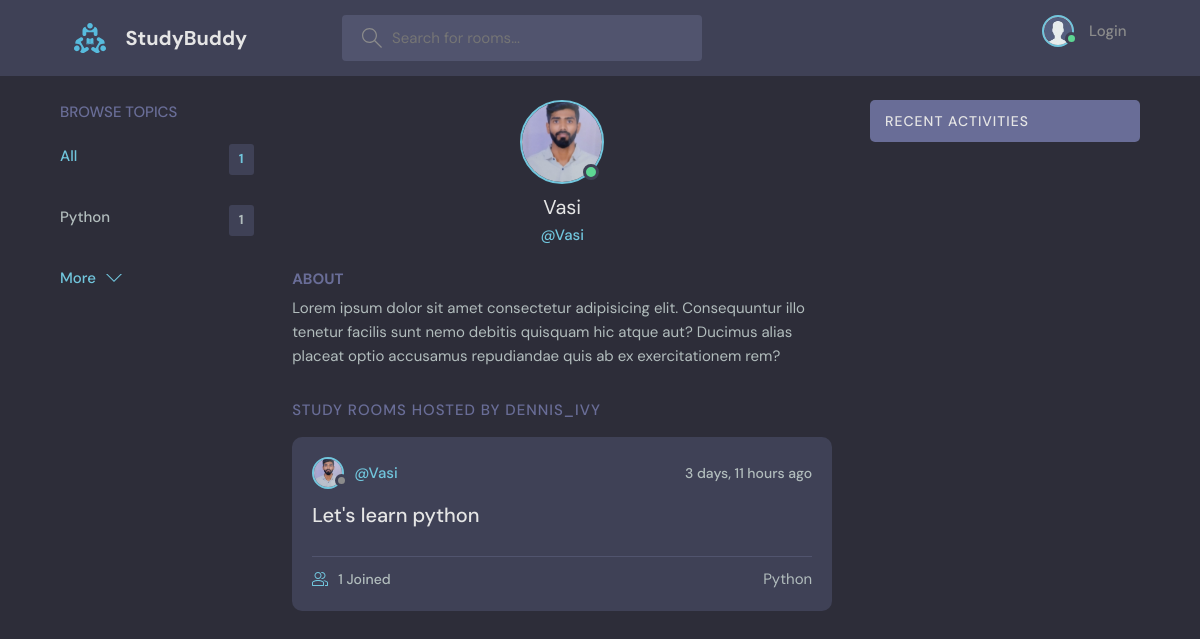
Page /profile/1/ on the earlier database version.
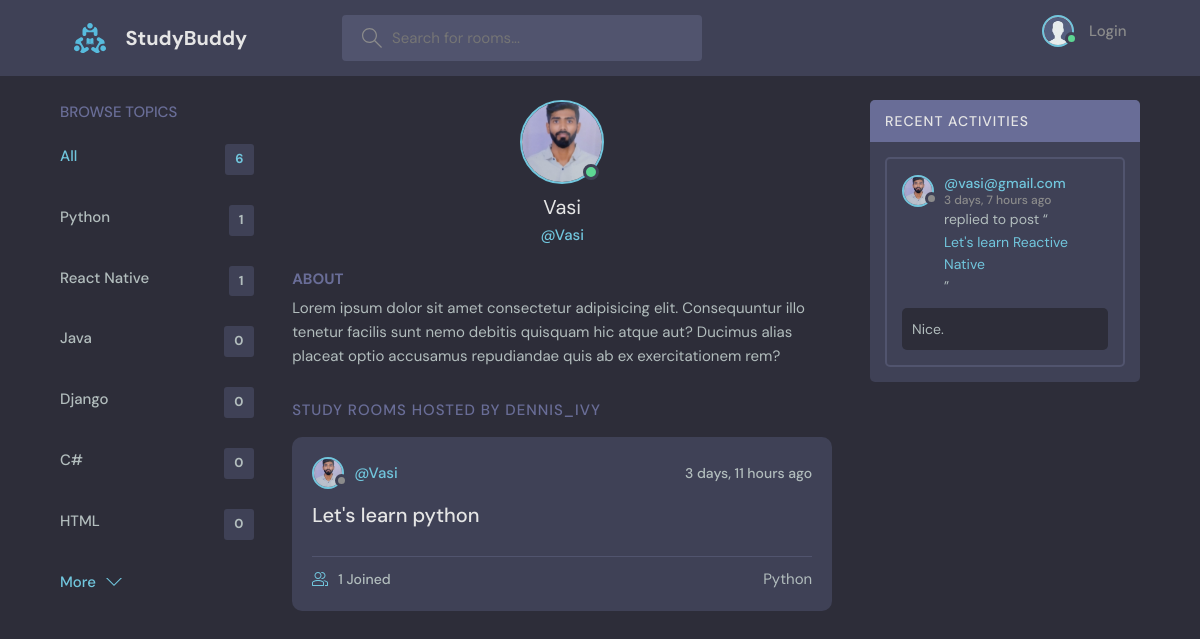
Same page on the later database version.
### base/models.py (models this page shows, shortened)
class Topic(models.Model):
    name = models.CharField(max_length=100)

class User(AbstractUser):
    name = models.CharField(max_length=200, null=True)
    email = models.EmailField(unique=True, null=True)
    bio = models.TextField(null=True)
    avatar = models.ImageField(null=True, default="avatar.jpg")
    USERNAME_FIELD = 'email'
    REQUIRED_FIELDS = []

class Room(models.Model):
    host = models.ForeignKey(User, on_delete=models.SET_NULL, null=True)
    topic = models.ForeignKey(Topic, on_delete=models.SET_NULL, null=True)
    name = models.CharField(max_length=100)
    description = models.TextField(null=True, blank=True)
    participants = models.ManyToManyField(User, related_name='participants', blank=True)
    updated = models.DateTimeField(auto_now=True)
    created = models.DateTimeField(auto_now_add=True)
    class Meta:
        ordering = ['-updated', '-created']
    def __str__(self):
        return self.name

class Message(models.Model):
    user = models.ForeignKey(User, on_delete=models.CASCADE)
    room = models.ForeignKey(Room, on_delete=models.CASCADE)
    body = models.TextField()
    updated = models.DateTimeField(auto_now=True)
    created = models.DateTimeField(auto_now_add=True)
    class Meta:
        ordering = ['-updated', '-created']

### base/views.py (the view)
# urls.py: path('profile/<str:pk>/',views.userProfile, name='user-profile'),
def userProfile(request,pk):
    user = User.objects.get(id=pk)
    rooms = user.room_set.all()
    room_messages = user.message_set.all()
    topics = Topic.objects.all()
    context = {'user':user, 'rooms':rooms, 'room_messages':room_messages, 'topics':topics}
    return render(request, 'base/profile.html',context)

### base/templates/base/profile.html (shortened to what this page needs)
{% extends 'main.html' %}
{% block content %}
  <main class="profile-page layout layout--3">
    <div class="container">
      {% include 'base/topic_component.html' %}
      <div class="roomList">
        <div class="profile">
          <div class="profile__avatar">
            <div class="avatar avatar--large active">
              <img src="{{user.avatar.url}}" />
            </div>
          </div>
          <div class="profile__info">
            <h3>{{user.username}}</h3>
            <p>@{{user.username}}</p>
          </div>
          <div class="profile__about">
            <h3>About</h3>
            <p>
              Lorem ipsum dolor sit amet consectetur adipisicing elit. Consequuntur illo tenetur
              facilis sunt nemo debitis quisquam hic atque aut? Ducimus alias placeat optio
              accusamus repudiandae quis ab ex exercitationem rem?
            </p>
          </div>
        </div>
        <div class="roomList__header">
          <div>
            <h2>Study Rooms Hosted by dennis_ivy</a>
            </h2>
          </div>
        </div>
        {% include 'base/feed_component.html' %}
      </div>
      {% include 'base/activity_component.html' %}
    </div>
  </main>
{% endblock content %}

### templates/main.html (shortened to what this page needs)
<!DOCTYPE html>
{% load static %}
<html lang="en">
  <head>
    <link rel="stylesheet" href="{% static 'styles/style.css' %}" />
  </head>
  <body>
    {% include 'navbar.html' %}
    {% block content %}
    {% endblock %}
  </body>
</html>

### templates/navbar.html (shortened to what this page needs)
{% load static %}
<header class="header header--loggedIn">
    <div class="container">
      <a href="{% url 'home' %}" class="header__logo">
        <img src="{% static 'images/logo.svg' %}" />
        <h1>StudyBuddy</h1>
      </a>
      <form class="header__search" method="GET" action="{% url 'home' %}">
        <label>
          <input name="q" placeholder="Search for rooms..." />
        </label>
      </form>
      <nav class="header__menu">
        {%if request.user.is_authenticated %}
        <div class="header__user">
          <a href="{% url 'update-user' %}">
            <div class="avatar avatar--medium active">
              <img src="{{request.user.avatar.url}}" />
            </div>
            <p>{{ request.user.username }} <span>@{{ request.user.username  }}</span></p>
          </a>
          <button class="dropdown-button">
            <svg version="1.1" xmlns="http://www.w3.org/2000/svg" width="32" height="32" viewBox="0 0 32 32">
              <title>chevron-down</title>
              <path d="M16 21l-13-13h-3l16 16 16-16h-3l-13 13z"></path>
            </svg>
          </button>
        </div>
        {% else %}
        <a href="{% url 'login' %}">
          <div class="avatar avatar--small active">
            <img src="{% static 'images/avatar.jpg' %}" />
          </div>
          <p>Login</p>
        </a>
        {% endif %}
      </nav>
    </div>
  </header>

### base/templates/base/topic_component.html
<div class="topics">
    <div class="topics__header">
      <h2>Browse Topics</h2>
    </div>
    <ul class="topics__list">
      <li>
        <a href="{% url 'home' %}" class="active">All <span>{{ topics.count }}</span></a>
      </li>
      {% for topic in topics %}
      <li>
        <a href="{% url 'home' %}?q={{topic.name}}">{{ topic.name }}<span>{{topic.room_set.all.count}}</span></a>
      </li>
       {% endfor %}
    </ul>
    <a class="btn btn--link" href="{% url 'topics' %}">
      More
      <svg version="1.1" xmlns="http://www.w3.org/2000/svg" width="32" height="32" viewBox="0 0 32 32">
        <title>chevron-down</title>
        <path d="M16 21l-13-13h-3l16 16 16-16h-3l-13 13z"></path>
      </svg>
    </a>
  </div>

### base/templates/base/feed_component.html (shortened to what this page needs)
{% for room in rooms %}
<div class="roomListRoom">
    <div class="roomListRoom__header">
      <a href="{% url 'user-profile' room.host.id %}" class="roomListRoom__author">
        <div class="avatar avatar--small">
          <img src="{{room.host.avatar.url}}" />
        </div>
        <span>@{{ room.host.username }}</span>
      </a>
      <div class="roomListRoom__actions">
        <span>{{ room.created|timesince }} ago</span>
      </div>
    </div>
    <div class="roomListRoom__content">
      <a href="{% url 'room' room.id %}">{{ room.name }}</a>
    </div>
    <div class="roomListRoom__meta">
      <a href="{% url 'room' room.id %}" class="roomListRoom__joined">
        {{ room.participants.all.count }} Joined
      </a>
      <p class="{{ room.topic.name }}">Python</p>
    </div>
  </div>
{% endfor %}

### base/templates/base/activity_component.html (shortened to what this page needs)
<div class="activities">
    <div class="activities__header">
      <h2>Recent Activities</h2>
    </div>
    {% for message in room_messages %}
    <div class="activities__box">
      <div class="activities__boxHeader roomListRoom__header">
        <a href="{% url 'user-profile' message.user.id %}" class="roomListRoom__author">
          <div class="avatar avatar--small">
            <img src="{{message.user.avatar.url}}" />
          </div>
          <p>
            @{{ message.user }}
            <span>{{ message.created|timesince }} ago</span>
          </p>
        </a>
      </div>
      <div class="activities__boxContent">
        <p>replied to post “<a href="{% url 'room' message.room.id %}">{{ message.room }}</a>”</p>
        <div class="activities__boxRoomContent">
          {{ message.body }}
        </div>
      </div>
    </div>
    {% endfor %}
  </div>

Differences in the rows shown:
added Topic: name "React Native", room_set.all.count "1"
added Topic: name "Java", room_set.all.count "0"
added Topic: name "Django", room_set.all.count "0"
added Topic: name "C#", room_set.all.count "0"
added Topic: name "HTML", room_set.all.count "0"
added Message: user.avatar (picture), user "vasi@gmail.com", created "3 days, 7 hours", room "Let's learn Reactive Native", body "Nice."
Other differences:
{{ topics.count }}: "1" → "6"
